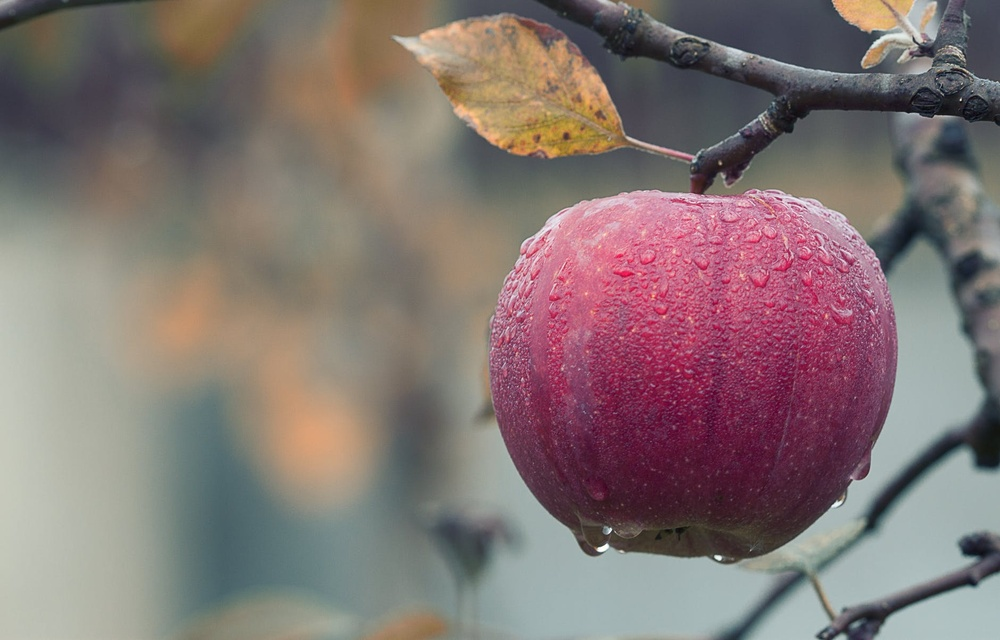
#> input picture image.jpeg, 1000 x 640 px, shrunk from 1880 x 1204 before the run
$ python grayscale-compression.py
#> lines starting #> are read from the running program, lines starting #| are printed output that depends on the picture
import numpy as np
from PIL import Image


def compress_grayscale(image_path, k):
    # Load image and convert to grayscale (L mode)
#> called with image_path = 'image.jpeg', k = 50
    img = Image.open(image_path).convert("L")
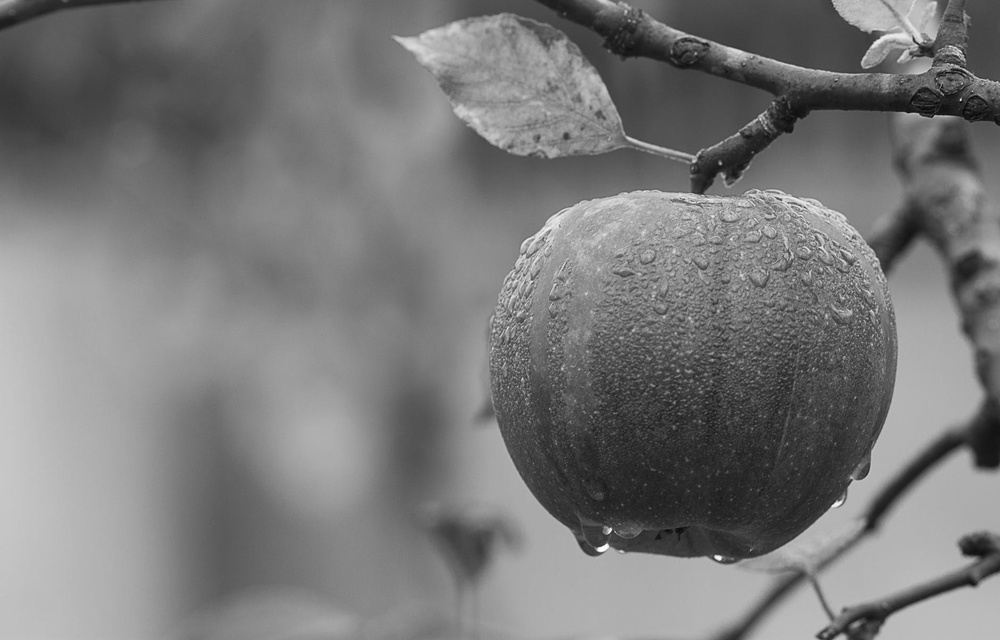
#> img: PIL image 1000x640 L; min 3, max 255, mean 121.2
    img_array = np.array(img)

    # Perform Singular Value Decomposition
    # U: Left singular vectors, s: Singular values, Vt: Right singular vectors
    U, s, Vt = np.linalg.svd(img_array, full_matrices=False)
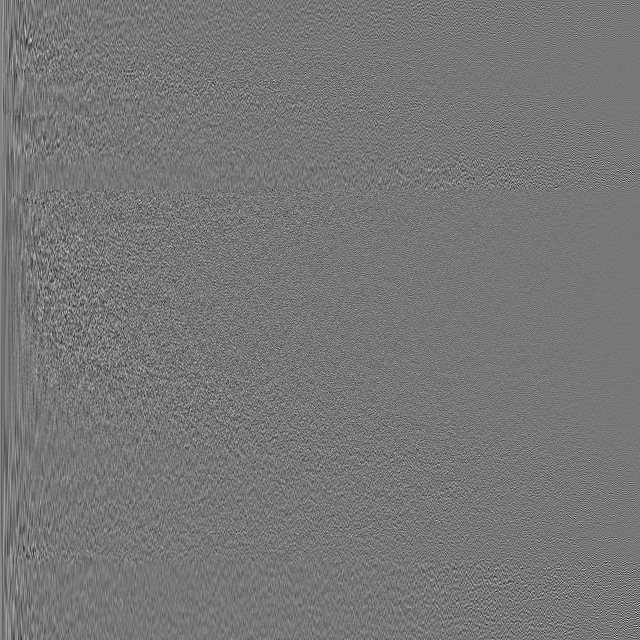
#> U: shape (640, 640) float64; min -0.277, max 0.316, mean 6.71e-05; drawn with min black and max white
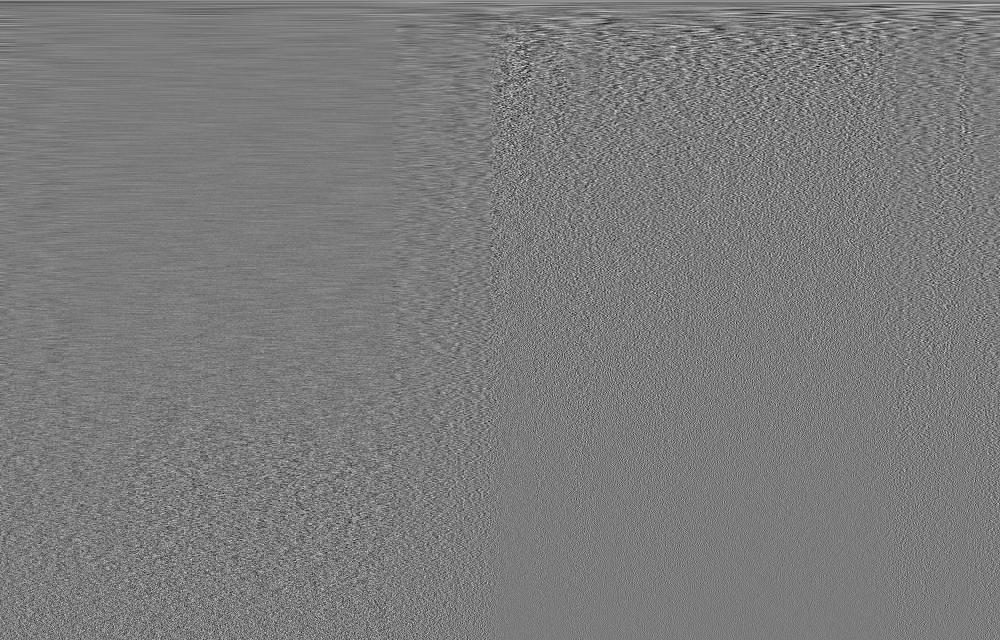
#> Vt: shape (640, 1000) float64; min -0.203, max 0.215, mean 5.32e-05; drawn with min black and max white
#> s = 640 values, max 98836.2 at index 0, min 3.85 at index 639, mean 493.1

    # Reconstruct the image using only the first k singular values
    # The compressed size is proportional to k
    s_k = np.diag(s[:k])
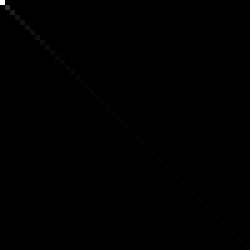
#> s_k: shape (50, 50) float64 (shown 5 times larger); min 0, max 98836.2, mean 89.9; drawn with min black and max white
    compressed_array = np.dot(U[:, :k], np.dot(s_k, Vt[:k, :]))

    # Clip values to valid 0-255 range and convert back to image
    compressed_array = np.clip(compressed_array, 0, 255).astype(np.uint8)
    return Image.fromarray(compressed_array)


# Usage
if __name__ == "__main__":
    # k defines the quality lower k = higher compression / lower quality
    compressed_img = compress_grayscale("image.jpeg", k=50)
    compressed_img.save("compressed_grayscale.jpg")
    compressed_img.show()
